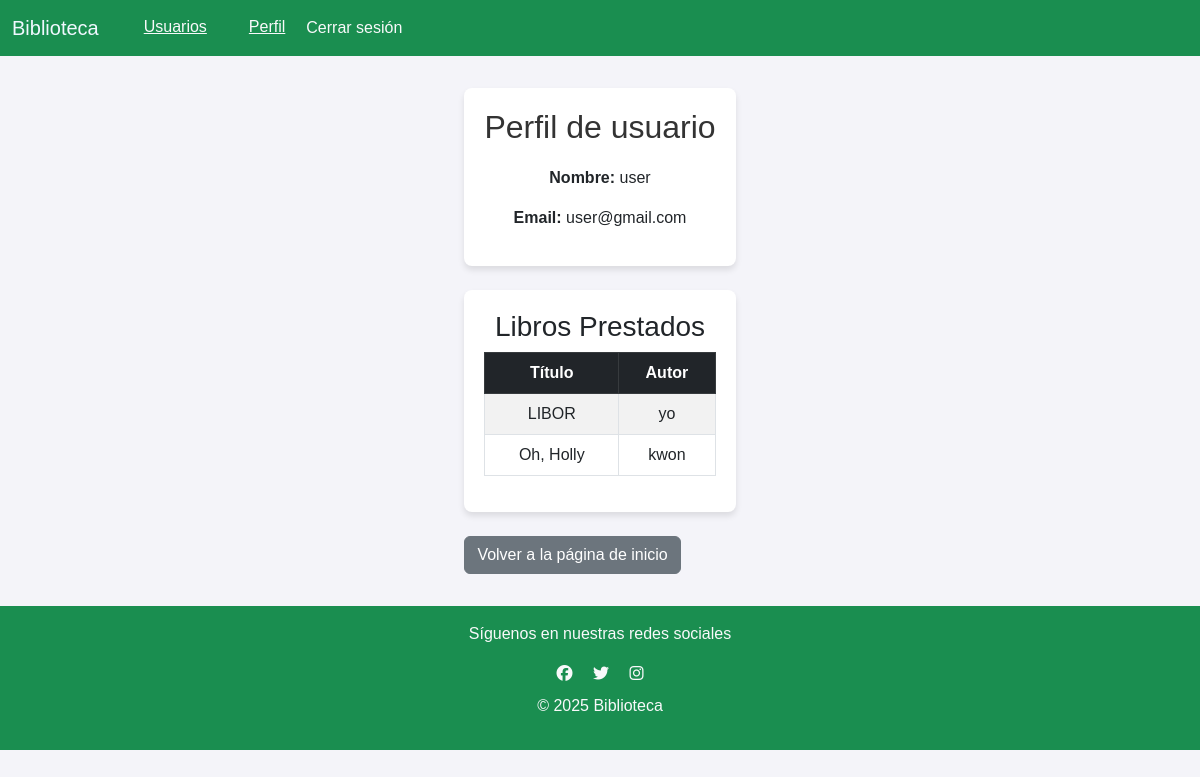
Screenshot of /libros/perfil/ (signed in) with the database file from the repository.
### gestion_libros/models.py (models this page shows, shortened)
class Usuario(AbstractUser):
    correo = models.EmailField(unique=True)
    libros_prestados = models.ManyToManyField('Libro', blank=True)

class Libro(models.Model):
    titulo = models.CharField(max_length=255)
    autor = models.CharField(max_length=255)
    genero = models.CharField(max_length=100)
    isbn = models.CharField(max_length=13, unique=True)
    disponible = models.BooleanField(default=True)

### gestion_libros/views.py (the view)
# urls.py: path('perfil/', perfil, name='perfil'),  # Agrega esta línea para el formulario de contacto
@login_required
def perfil(request):
    usuario = request.user  # Obtiene el usuario autenticado
    libros_prestados = usuario.libros_prestados.all()  # Obtiene los libros prestados por el usuario
    return render(request, 'usuarios/perfil.html', {
        'usuario': usuario,
        'libros_prestados': libros_prestados
    })

### gestion_libros/templates/usuarios/perfil.html (shortened to what this page needs)
{% extends 'base.html' %}
{% block content %}
<head>
    {% load static %}
    <link rel="stylesheet" type="text/css" href="{% static 'css/styles.css' %}">
</head>
<body>
    <div class="container">
        <h2>Perfil de usuario</h2>
        <p><strong>Nombre:</strong> {{ usuario.username }}</p>
        <p><strong>Email:</strong> {{ usuario.email }}</p>
    </div>
</body>
{% if libros_prestados %}
<div class="container my-4">
    <h3 class="text-center">Libros Prestados</h3>
    <table class="table table-striped table-bordered">
        <thead class="table-dark">
            <tr>
                <th>Título</th>
                <th>Autor</th>
            </tr>
        </thead>
        <tbody>
            {% for libro in libros_prestados %}
            <tr>
                <td>{{ libro.titulo }}</td>
                <td>{{ libro.autor }}</td>
            </tr>
            {% endfor %}
        </tbody>
    </table>
</div>
{% else %}
<div class="container my-4">
    <h3 class="text-center">Libros Prestados</h3>
    <p class="text-center text-muted">No tienes libros prestados.</p>
</div>
{% endif %}
<a href="{% url 'listar_libros' %}" class="btn btn-secondary">Volver a la página de inicio</a>
{% endblock %}

### gestion_libros/static/css/styles.css (style rules this page uses)
html, body { height: 100%; }
body { font-family: Arial, sans-serif; background-color: #f4f4f9; width: 100%; margin: 0; padding: 0; display: flex; flex-direction: column; justify-content: center; align-items: center; height: auto; }
.container { background: #ffffff; padding: 20px; border-radius: 8px; box-shadow: 0 4px 6px rgba(0, 0, 0, 0.1); width: 100%; max-width: 1200px; text-align: center; }
h2 { color: #333333; margin-bottom: 20px; }
a { color: #007bff; text-decoration: none; }

### rows the page displays
Usuario: username "user", email "user@gmail.com"
Libro: titulo "LIBOR", autor "yo"
Libro: titulo "Oh, Holly", autor "kwon"
